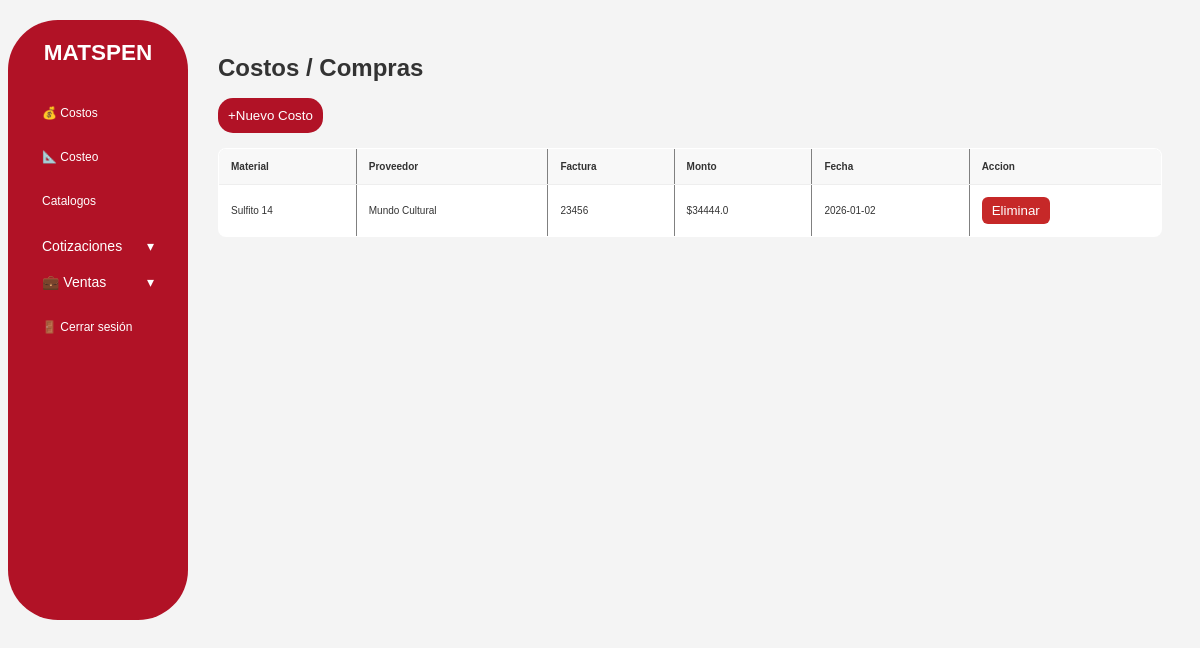
/costos (signed in), run on an earlier commit of the app's database.
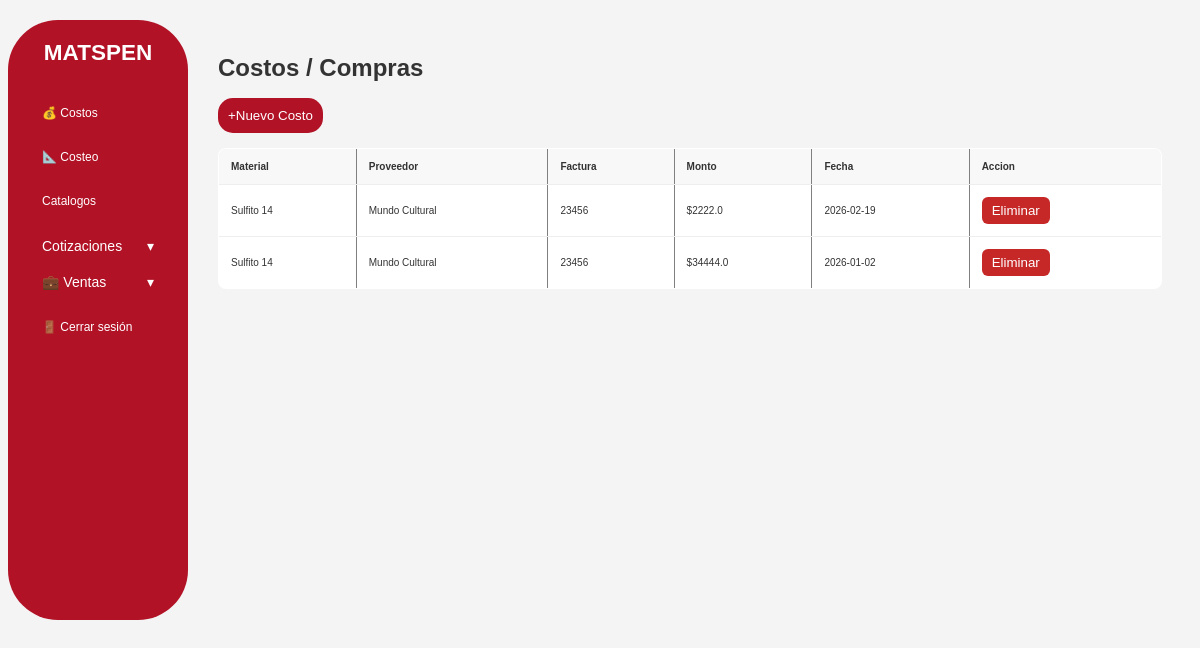
And on a later commit of the database.
### tables this page shows
CREATE TABLE costos ( id integer PRIMARY KEY AUTOINCREMENT, material TEXT NOT NULL, proveedor TEXT NOT NULL, factura TEXT NOT NULL, monto REAL NOT NULL, fecha TEXT NOT NULL, created_at DATETIME DEFAULT CURRENT_TIMESTAMP );

### app.py (the view)
@app.route("/costos")
def costos():
    if "user_id" not in session:
        return redirect(url_for("login"))
    conn = get_db_connection()
    costos = conn.execute("SELECT * FROM costos ORDER BY id DESC").fetchall()
    conn.close()
    return render_template("costos.html", costos=costos)

### database.py (called while the page is built)
def get_db_connection():
    conn = sqlite3.connect("database.db", timeout=10)
    conn.row_factory = sqlite3.Row
    return conn

### templates/costos.html (shortened to what this page needs)
{% extends "base.html" %}
{% block content %}
<h1>Costos / Compras</h1>
<button onclick="abrirModal()" style="margin-bottom: 15px; padding: 10px; background: #b11226; color:white;border:none; cursor: pointer;border-radius: 15px;">+Nuevo Costo</button>
    <table border="1" cellpadding="10" cellspacing="0" width="100%">
    <thead>
        <tr style="background:#f2f2f2;">
            <th>Material</th>
            <th>Proveedor</th>
            <th>Factura</th>
            <th>Monto</th>
            <th>Fecha</th>
            <th>Accion</th>
        </tr>
    </thead>
    <tbody>
        {% for c in costos %}
        <tr>
            <td>{{ c.material }}</td>
            <td>{{ c.proveedor }}</td>
            <td>{{ c.factura }}</td>
            <td>${{ c.monto }}</td>
            <td>{{ c.fecha }}</td>
            <td>
               <form method="post"
                    action="/costos/{{ c['id'] }}/eliminar"
                    onsubmit="return confirm('¿Seguro que deseas eliminar este costo?');"
                    style="display:inline;">
                <button type="submit"
                        style="padding:6px 10px; border:none; border-radius:6px;
                                background:#c62828; color:white; cursor:pointer;">
                    Eliminar
                </button>
                </form>
                </td>
        </tr>
        {% endfor %}
    </tbody>
</table>
{% endblock %}

What changed in the data, as far as the page shows it:
added costos: material "Sulfito 14", proveedor "Mundo Cultural", factura "23456", monto "2222.0", fecha "2026-02-19"
